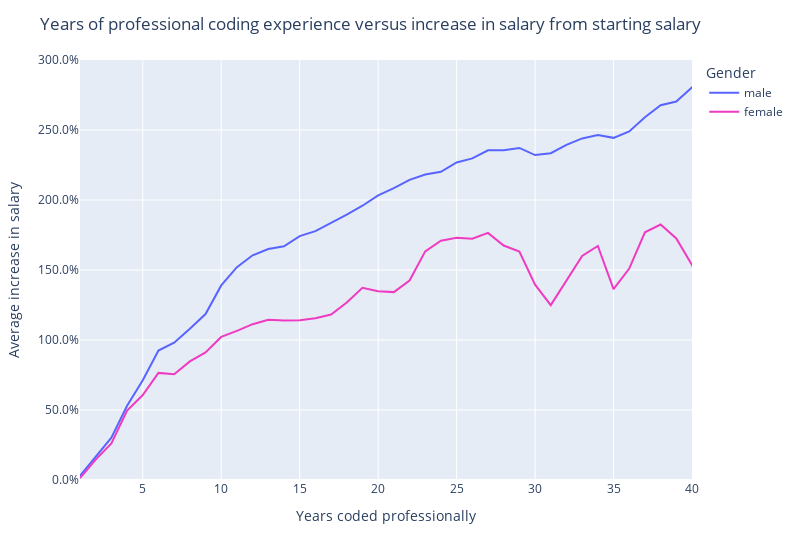

The code cell stored with this chart in its notebook:
### Code cell
%run gender_work_experience_2.ipynb

### Figure 1 — Plotly figure (JSON) as saved in the notebook; plotly's stock layout.template omitted (floating-point values rounded to 4 significant figures)
{"data": [{"hovertemplate": "<br>Salary increase: %{y}<extra></extra>", "legendgroup": "male", "line": {"color": "#5864ff", "dash": "solid"}, "marker": {"symbol": "circle"}, "mode": "lines", "name": "male", "orientation": "v", "showlegend": true, "type": "scatter", "x": [1, 2, 3, 4, 5, 6, 7, 8, 9, 10, 11, 12, 13, 14, 15, 16, 17, 18, 19, 20, 21, 22, 23, 24, 25, 26, 27, 28, 29, 30, 31, 32, 33, 34, 35, 36, 37, 38, 39, 40, 41, 42, 43, 44, 45, 46, 47, 48, 49], "xaxis": "x", "y": [0.029, 0.164, 0.302, 0.53, 0.712, 0.925, 0.981, 1.08, 1.185, 1.39, 1.52, 1.605, 1.65, 1.669, 1.742, 1.778, 1.836, 1.895, 1.959, 2.033, 2.085, 2.144, 2.182, 2.201, 2.268, 2.297, 2.355, 2.356, 2.372, 2.321, 2.334, 2.394, 2.44, 2.465, 2.444, 2.49, 2.591, 2.677, 2.703, 2.804, 2.69, 2.654, 2.552, 2.638, 2.673, 2.553, 2.529, 2.54, 2.268], "yaxis": "y"}, {"hovertemplate": "<br>Salary increase: %{y}<extra></extra>", "legendgroup": "female", "line": {"color": "#ef3bc2", "dash": "solid"}, "marker": {"symbol": "circle"}, "mode": "lines", "name": "female", "orientation": "v", "showlegend": true, "type": "scatter", "x": [1, 2, 3, 4, 5, 6, 7, 8, 9, 10, 11, 12, 13, 14, 15, 16, 17, 18, 19, 20, 21, 22, 23, 24, 25, 26, 27, 28, 29, 30, 31, 32, 33, 34, 35, 36, 37, 38, 39, 40, 41, 42, 43, 44, 45, 46, 47], "xaxis": "x", "y": [0.013, 0.146, 0.262, 0.496, 0.607, 0.765, 0.755, 0.847, 0.911, 1.022, 1.065, 1.113, 1.145, 1.139, 1.141, 1.155, 1.182, 1.268, 1.373, 1.349, 1.342, 1.425, 1.633, 1.709, 1.731, 1.723, 1.765, 1.675, 1.631, 1.395, 1.249, 1.426, 1.601, 1.672, 1.364, 1.51, 1.769, 1.825, 1.725, 1.536, 1.231, 1.381, 1.304, 1.97, 1.407, 0.605, 0.801], "yaxis": "y"}], "layout": {"hovermode": "x", "legend": {"title": {"text": "Gender"}, "tracegroupgap": 0}, "margin": {"t": 60}, "title": {"text": "Years of professional coding experience versus increase in salary from starting salary"}, "width": 800, "xaxis": {"anchor": "y", "domain": [0, 1], "range": [1, 40], "title": {"text": "Years coded professionally"}}, "yaxis": {"anchor": "x", "domain": [0, 1], "range": [0, 3], "tickformat": ".1%", "title": {"text": "Average increase in salary"}}}}
